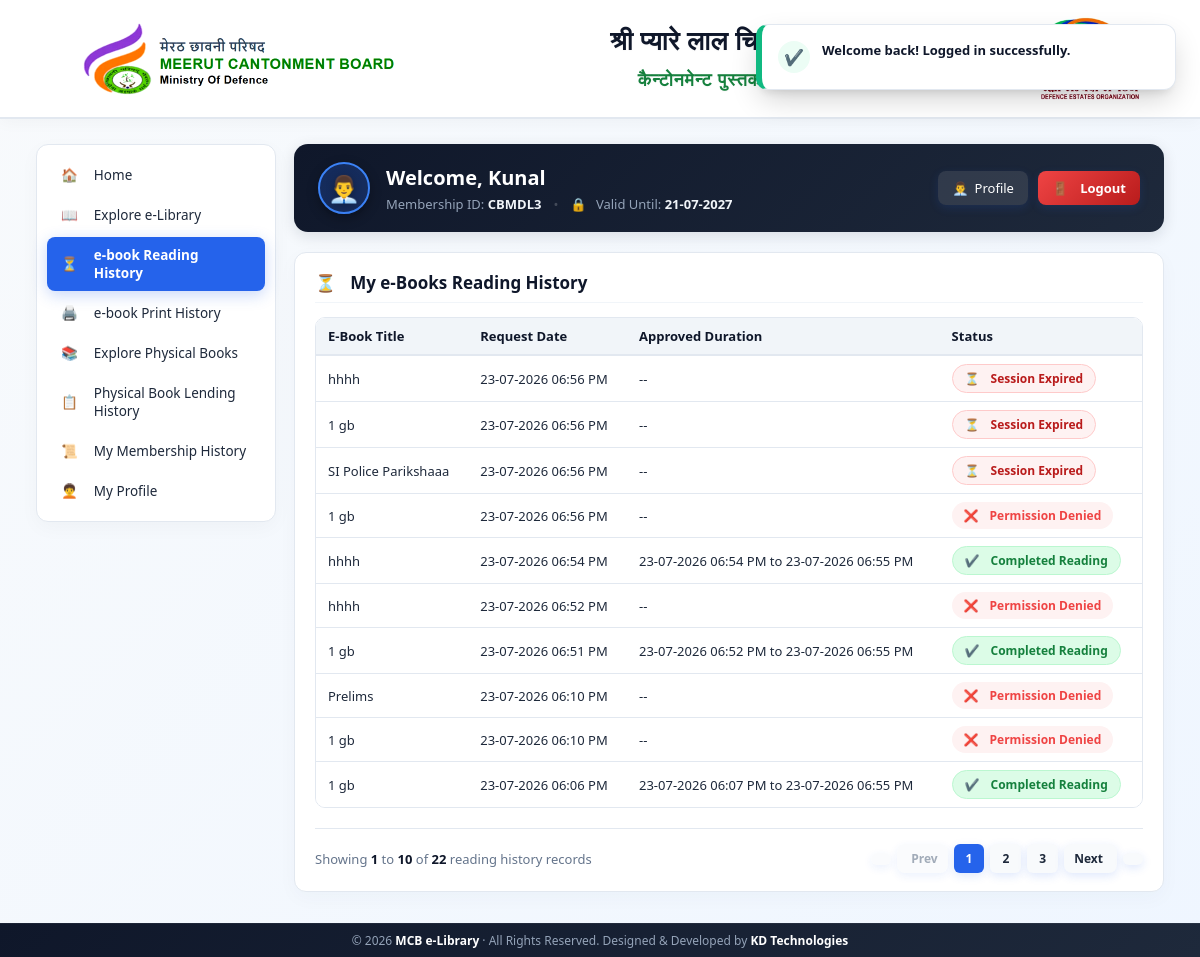
Page /?action=user&tab=reading_history (signed in) on the committed database.
### tables this page shows
CREATE TABLE `members` (
  `id` int(11) NOT NULL,
  `membership_id` varchar(30) NOT NULL,
  `name` varchar(150) NOT NULL,
  `gender` enum('Male','Female','Other') DEFAULT 'Male',
  `guardian_name` varchar(150) NOT NULL,
  `mobile` varchar(20) NOT NULL,
  `password` varchar(255) NOT NULL,
  `email` varchar(150) DEFAULT NULL,
  `address` text NOT NULL,
  `aadhar_no` varchar(30) NOT NULL,
  `duration` enum('Yearly','Half Yearly','Quarterly','Monthly','Daily') NOT NULL,
  `shift` varchar(100) DEFAULT 'Full Day',
  `start_date` date NOT NULL,
  `end_date` date NOT NULL,
  `membership_fee` varchar(50) NOT NULL,
  `payment_id` varchar(150) NOT NULL,
  `created_at` timestamp NULL DEFAULT current_timestamp(),
  `is_active` tinyint(1) DEFAULT 1,
  `membership_plan_id` int(11) DEFAULT NULL,
  `approved` tinyint(1) DEFAULT 1
);

CREATE TABLE `reading_requests` (
  `id` int(11) NOT NULL,
  `member_id` int(11) NOT NULL,
  `ebook_id` int(11) NOT NULL,
  `status` enum('Pending','Approved','Rejected','Expired') DEFAULT 'Pending',
  `requested_at` datetime DEFAULT current_timestamp(),
  `approved_at` datetime DEFAULT NULL,
  `expires_at` datetime DEFAULT NULL,
  `duration_minutes` int(11) DEFAULT 15,
  `started_reading_at` datetime DEFAULT NULL
);

CREATE TABLE `ebooks` (
  `id` int(11) NOT NULL,
  `category_id` int(11) NOT NULL,
  `title` varchar(255) NOT NULL,
  `keywords` varchar(500) DEFAULT NULL,
  `pdf_file` varchar(255) NOT NULL,
  `created_at` timestamp NULL DEFAULT current_timestamp()
);

### config/helpers.php (called while the page is built, shortened)
<?php
function e($v) {
    return htmlspecialchars((string)$v, ENT_QUOTES, 'UTF-8');
}

### app/views/user/reading_history.php (the view, shortened to what this page needs)
<?php
$b_limit = 10;
$b_page = max(1, (int)($_GET['b_page'] ?? 1));
$total_res = $db->query("SELECT COUNT(*) c FROM reading_requests WHERE member_id = $mid");
$total_items = (int)($total_res ? $total_res->fetch_assoc()['c'] : 0);
$total_pages = ceil($total_items / $b_limit);
$b_offset = ($b_page - 1) * $b_limit;
$stmt = $db->prepare("SELECT r.*, e.title FROM reading_requests r JOIN ebooks e ON e.id = r.ebook_id WHERE r.member_id = ? ORDER BY r.requested_at DESC LIMIT ? OFFSET ?");
$stmt->bind_param("iii", $mid, $b_limit, $b_offset);
$stmt->execute();
$x = $stmt->get_result();
?>
<div class="card">
    <h3><i class="fa-solid fa-clock-rotate-left"></i> My e-Books Reading History</h3>
    <div class="table-responsive">
        <table>
            <thead>
                <tr>
                    <th>E-Book Title</th>
                    <th>Request Date</th>
                    <th>Approved Duration</th>
                    <th>Status</th>
                </tr>
            </thead>
            <tbody>
                <?php
                while($r = $x->fetch_assoc()) {
                    $isExp = ($r['status'] === 'Expired') || (!empty($r['expires_at']) && strtotime($r['expires_at']) <= time());
                    $hasStarted = !empty($r['started_reading_at']);
                    if ($r['status'] === 'Pending') {
                        $badgeHtml = '<span class="badge badge-orange"><i class="fa-solid fa-hourglass-half"></i> Pending</span>';
                    } elseif ($r['status'] === 'Approved' && !$isExp) {
                        $badgeHtml = '<span class="badge badge-green"><i class="fa-solid fa-book-open-reader"></i> Active Reading</span>';
                    } elseif ($r['status'] === 'Rejected') {
                        $badgeHtml = '<span class="badge badge-red"><i class="fa-solid fa-circle-xmark"></i> Permission Denied</span>';
                    } elseif ($isExp) {
                        if ($hasStarted) {
                            $badgeHtml = '<span class="badge" style="background:#dcfce7; color:#15803d; border:1px solid #bbf7d0; font-weight:700;"><i class="fa-solid fa-circle-check"></i> Completed Reading</span>';
                        } else {
                            $badgeHtml = '<span class="badge badge-red" style="background:#fef2f2; color:#b91c1c; border:1px solid #fecaca;"><i class="fa-solid fa-clock-rotate-left"></i> Session Expired</span>';
                        }
                    }
                    echo '
                    <tr>
                        <td>' . e($r['title']) . '</td>
                        <td>' . date('d-m-Y h:i A', strtotime($r['requested_at'])) . '</td>
                        <td>' . ($r['approved_at'] ? date('d-m-Y h:i A', strtotime($r['approved_at'])) . ($r['expires_at'] ? ' to ' . date('d-m-Y h:i A', strtotime($r['expires_at'])) : ' (' . (int)$r['duration_minutes'] . ' mins)') : '--') . '</td>
                        <td>' . $badgeHtml . '</td>
                    </tr>';
                }
                ?>
            </tbody>
        </table>
    </div>
    <?php if ($total_pages > 1): ?>
        <div class="pagination-container" style="display:flex; justify-content:space-between; align-items:center; margin-top:20px; flex-wrap:wrap; gap:15px; border-top:1px solid var(--border-color); padding-top:15px;">
            <div style="font-size:13px; color:var(--text-muted);">
                Showing <strong><?= $b_offset + 1 ?></strong> to <strong><?= min($b_offset + $b_limit, $total_items) ?></strong> of <strong><?= $total_items ?></strong> reading history records
            </div>
            <div class="pagination" style="display:flex; align-items:center; gap:6px;">
                <?php if ($b_page > 1): ?>
                    <a href="?action=user&tab=reading_history&b_page=1" class="btn" style="padding:6px 10px; background:var(--bg-slate); color:var(--text-color); font-size:12px; display:inline-flex; align-items:center;" title="First Page"><i class="fa-solid fa-angles-left"></i></a>
                    <a href="?action=user&tab=reading_history&b_page=<?= $b_page - 1 ?>" class="btn" style="padding:6px 10px; background:var(--bg-slate); color:var(--text-color); font-size:12px; display:inline-flex; align-items:center; gap:4px;" title="Previous Page"><i class="fa-solid fa-angle-left"></i> Prev</a>
                <?php else: ?>
                    <span class="btn disabled" style="padding:6px 10px; background:var(--bg-slate); color:var(--text-muted); font-size:12px; display:inline-flex; align-items:center; cursor:not-allowed; opacity:0.6;"><i class="fa-solid fa-angles-left"></i></span>
                    <span class="btn disabled" style="padding:6px 10px; background:var(--bg-slate); color:var(--text-muted); font-size:12px; display:inline-flex; align-items:center; gap:4px; cursor:not-allowed; opacity:0.6;"><i class="fa-solid fa-angle-left"></i> Prev</span>
                <?php endif; ?>
                <?php
                $start_p = max(1, $b_page - 2);
                $end_p = min($total_pages, $b_page + 2);
                for($i = $start_p; $i <= $end_p; $i++):
                ?>
                    <?php if ($i == $b_page): ?>
                        <span class="btn" style="padding:6px 12px; background:var(--primary); color:white; font-size:12px; font-weight:700; border-radius:6px;"><?= $i ?></span>
                    <?php else: ?>
                        <a href="?action=user&tab=reading_history&b_page=<?= $i ?>" class="btn" style="padding:6px 12px; background:var(--bg-slate); color:var(--text-color); font-size:12px; border-radius:6px;"><?= $i ?></a>
                    <?php endif; ?>
                <?php endfor; ?>
                <?php if ($b_page < $total_pages): ?>
                    <a href="?action=user&tab=reading_history&b_page=<?= $b_page + 1 ?>" class="btn" style="padding:6px 10px; background:var(--bg-slate); color:var(--text-color); font-size:12px; display:inline-flex; align-items:center; gap:4px;" title="Next Page">Next <i class="fa-solid fa-angle-right"></i></a>
                    <a href="?action=user&tab=reading_history&b_page=<?= $total_pages ?>" class="btn" style="padding:6px 10px; background:var(--bg-slate); color:var(--text-color); font-size:12px; display:inline-flex; align-items:center;" title="Last Page"><i class="fa-solid fa-angles-right"></i></a>
                <?php endif; ?>
            </div>
        </div>
    <?php endif; ?>
</div>

### app/views/user.php (shortened to what this page needs)
<?php
$mid = (int)$_SESSION['member'];
$stmt = $db->prepare("SELECT * FROM members WHERE id = ?");
$stmt->bind_param("i", $mid);
$stmt->execute();
$me = $stmt->get_result()->fetch_assoc();
$tab = $_GET['tab'] ?? 'dashboard';
?>
<div class="admin-wrapper">
    <div class="sidebar">
        <a href="?action=user&tab=dashboard" class="<?= $tab === 'dashboard' ? 'active' : '' ?>"><i class="fa-solid fa-house-chimney"></i> Home</a>
        <a href="?action=user&tab=books" class="<?= $tab === 'books' ? 'active' : '' ?>"><i class="fa-solid fa-book-open"></i> Explore e-Library</a>
        <a href="?action=user&tab=reading_history" class="<?= $tab === 'reading_history' ? 'active' : '' ?>"><i class="fa-solid fa-clock-rotate-left"></i> e-book Reading History</a>
        <a href="?action=user&tab=print_requests" class="<?= $tab === 'print_requests' ? 'active' : '' ?>"><i class="fa-solid fa-print"></i> e-book Print History</a>
        <a href="?action=user&tab=physical_books" class="<?= $tab === 'physical_books' ? 'active' : '' ?>"><i class="fa-solid fa-book"></i> Explore Physical Books</a>
        <a href="?action=user&tab=lending" class="<?= $tab === 'lending' ? 'active' : '' ?>"><i class="fa-solid fa-clipboard-list"></i> Physical Book Lending History</a>
        <a href="?action=user&tab=membership_history" class="<?= $tab === 'membership_history' ? 'active' : '' ?>"><i class="fa-solid fa-id-card-clip"></i> My Membership History</a>
        <a href="?action=user&tab=profile" class="<?= $tab === 'profile' ? 'active' : '' ?>"><i class="fa-solid fa-user-gear"></i> My Profile</a>
    </div>
    <div class="admin-content">
        <?php
        $genderVal = strtolower(trim($me['gender'] ?? 'male'));
        if ($genderVal === 'female') {
            $userEmoji = '👩‍💼';
            $avatarBg = 'rgba(236, 72, 153, 0.2)';
            $avatarBorder = '#ec4899';
            $genderLabel = 'Female Member';
        } elseif ($genderVal === 'other') {
            $userEmoji = '🧑‍💼';
            $avatarBg = 'rgba(139, 92, 246, 0.2)';
            $avatarBorder = '#8b5cf6';
            $genderLabel = 'Member';
        } else {
            $userEmoji = '👨‍💼';
            $avatarBg = 'rgba(37, 99, 235, 0.25)';
            $avatarBorder = '#3b82f6';
            $genderLabel = 'Male Member';
        }
        ?>
        <div class="user-greeting-banner" style="background: linear-gradient(135deg, var(--navy-dark), var(--navy-light)); color: white; padding: 18px 24px; border-radius: 14px; margin-bottom: 20px; display: flex; justify-content: space-between; align-items: center; box-shadow: 0 4px 15px rgba(15, 23, 42, 0.12); flex-wrap: wrap; gap: 15px;">
            <div style="display: flex; align-items: center; gap: 16px;">
                <div style="width: 52px; height: 52px; background: <?= $avatarBg ?>; border: 2px solid <?= $avatarBorder ?>; border-radius: 50%; display: flex; align-items: center; justify-content: center; font-size: 26px; flex-shrink: 0; box-shadow: 0 4px 12px rgba(0, 0, 0, 0.3);" title="Gender: <?= $genderLabel ?>">
                    <span style="line-height: 1; filter: drop-shadow(0 2px 4px rgba(0,0,0,0.3)); cursor: default; user-select: none;"><?= $userEmoji ?></span>
                </div>
                <div>
                    <h2 style="margin: 0; font-size: 20px; font-weight: 700; color: #ffffff; display: flex; align-items: center; gap: 10px; flex-wrap: wrap;">
                        Welcome, <?= e($me['name']) ?>
                    </h2>
                    <p style="margin: 4px 0 0 0; font-size: 13px; color: #94a3b8; display: flex; align-items: center; gap: 12px; flex-wrap: wrap;">
                        <span><i class="fa-solid fa-id-card" style="color: var(--primary);"></i> Membership ID: <strong style="color: #f1f5f9; font-weight: 600;"><?= e($me['membership_id']) ?></strong></span>
                        <span style="color: rgba(255,255,255,0.2);">•</span>
                        <span><i class="fa-solid fa-calendar-check" style="color: #34d399;"></i> Valid Until: <strong style="color: #f1f5f9; font-weight: 600;"><?= date('d-m-Y', strtotime($me['end_date'])) ?></strong></span>
                    </p>
                </div>
            </div>
            <div style="display: flex; align-items: center; gap: 10px;">
                <a href="?action=user&tab=profile" class="btn" style="background: rgba(255, 255, 255, 0.1); color: #ffffff; padding: 8px 14px; font-size: 13px; border-radius: 8px; text-decoration: none; display: inline-flex; align-items: center; gap: 6px; font-weight: 500;">
                    <span><?= $userEmoji ?></span> Profile
                </a>
                <a href="?action=logout" class="btn" style="background: linear-gradient(135deg, #ef4444, #b91c1c); color: #ffffff; padding: 8px 14px; font-size: 13px; border-radius: 8px; text-decoration: none; display: inline-flex; align-items: center; gap: 6px; font-weight: 600;">
                    <i class="fa-solid fa-right-from-bracket"></i> Logout
                </a>
            </div>
        </div>
        <?php
        $allowed_tabs = ['dashboard', 'books', 'physical_books', 'lending', 'reading_history', 'print_requests', 'membership_history', 'profile'];
        if (in_array($tab, $allowed_tabs)) {
            require __DIR__ . "/user/{$tab}.php";
        } else {
            require __DIR__ . "/user/dashboard.php";
        }
        ?>
    </div>
</div>

### rows in the picture
members: gender "👨‍💼", name "Kunal", membership "CBMDL3", end_date "21-07-2027"
reading_requests: ebook.title "hhhh", requested_at "23-07-2026 06:56 PM", shows "Session Expired"
reading_requests: ebook.title "1 gb", requested_at "23-07-2026 06:56 PM", shows "Session Expired"
reading_requests: ebook.title "SI Police Parikshaaa", requested_at "23-07-2026 06:56 PM", shows "Session Expired"
reading_requests: ebook.title "1 gb", requested_at "23-07-2026 06:56 PM", status "Permission Denied"
reading_requests: ebook.title "hhhh", requested_at "23-07-2026 06:54 PM", approved_at "23-07-2026 06:54 PM", expires_at "23-07-2026 06:55 PM", shows "Completed Reading"
reading_requests: ebook.title "hhhh", requested_at "23-07-2026 06:52 PM", status "Permission Denied"
reading_requests: ebook.title "1 gb", requested_at "23-07-2026 06:51 PM", approved_at "23-07-2026 06:52 PM", expires_at "23-07-2026 06:55 PM", shows "Completed Reading"
reading_requests: ebook.title "Prelims", requested_at "23-07-2026 06:10 PM", status "Permission Denied"
reading_requests: ebook.title "1 gb", requested_at "23-07-2026 06:10 PM", status "Permission Denied"
reading_requests: ebook.title "1 gb", requested_at "23-07-2026 06:06 PM", approved_at "23-07-2026 06:07 PM", expires_at "23-07-2026 06:55 PM", shows "Completed Reading"

### other values in the picture
$b_offset + 1 "1"
min($b_offset + $b_limit, $total_items) "10"
$total_items "22"
